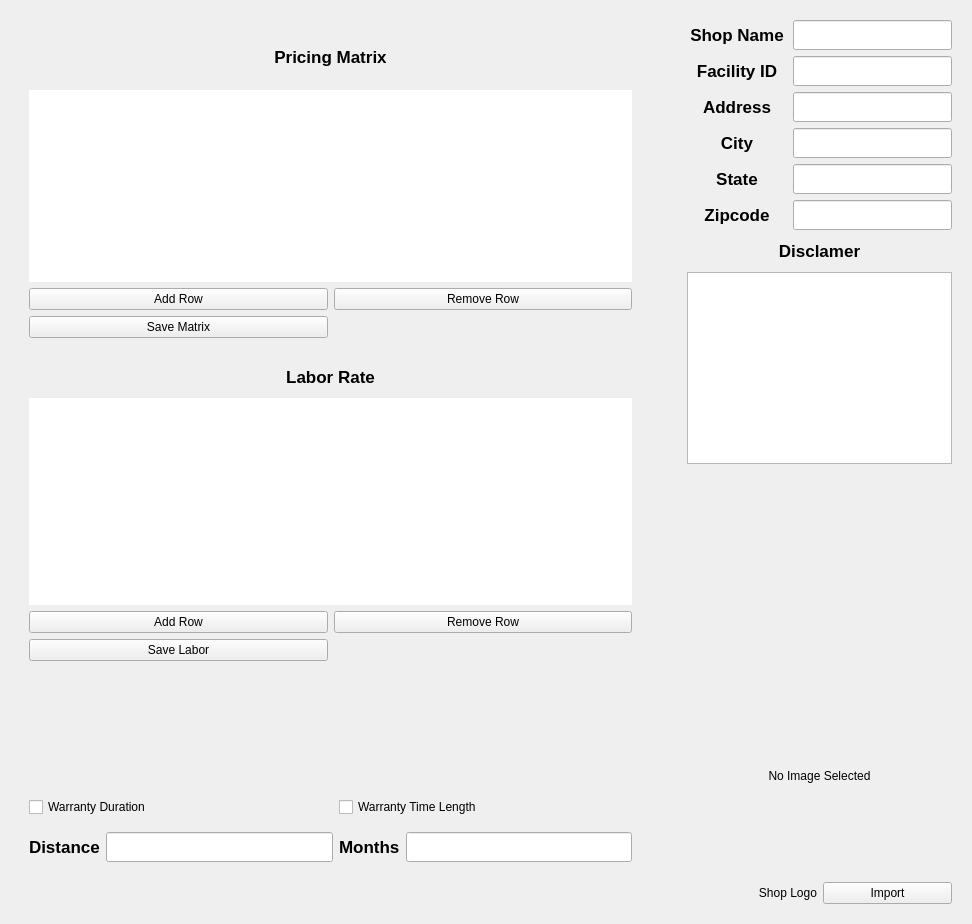
      <widget class="QWidget" name="settings_page">
       <property name="styleSheet">
        <string notr="true"/>
       </property>
       <layout class="QGridLayout" name="gridLayout_23">
        <item row="1" column="0">
         <widget class="QFrame" name="settings_frame">
          <property name="styleSheet">
           <string notr="true"/>
          </property>
          <property name="frameShape">
           <enum>QFrame::NoFrame</enum>
          </property>
          <property name="frameShadow">
           <enum>QFrame::Raised</enum>
          </property>
          <layout class="QGridLayout" name="gridLayout_29">
           <item row="3" column="2">
            <spacer name="verticalSpacer">
             <property name="orientation">
              <enum>Qt::Vertical</enum>
             </property>
             <property name="sizeType">
              <enum>QSizePolicy::Expanding</enum>
             </property>
             <property name="sizeHint" stdset="0">
              <size>
               <width>20</width>
               <height>200</height>
              </size>
             </property>
            </spacer>
           </item>
           <item row="0" column="0" rowspan="2">
            <widget class="QFrame" name="matrix_frame">
             <property name="minimumSize">
              <size>
               <width>621</width>
               <height>0</height>
              </size>
             </property>
             <property name="styleSheet">
              <string notr="true"/>
             </property>
             <property name="frameShape">
              <enum>QFrame::NoFrame</enum>
             </property>
             <property name="frameShadow">
              <enum>QFrame::Raised</enum>
             </property>
             <layout class="QGridLayout" name="gridLayout_24">
              <item row="1" column="0" colspan="2">
               <widget class="MatrixTable" name="matrix_table">
                <property name="sizePolicy">
                 <sizepolicy hsizetype="Expanding" vsizetype="Preferred">
                  <horstretch>0</horstretch>
                  <verstretch>0</verstretch>
                 </sizepolicy>
                </property>
                <property name="styleSheet">
                 <string notr="true"/>
                </property>
                <property name="frameShape">
                 <enum>QFrame::NoFrame</enum>
                </property>
                <property name="alternatingRowColors">
                 <bool>true</bool>
                </property>
               </widget>
              </item>
              <item row="0" column="0" colspan="2">
               <widget class="QLabel" name="matrix_label">
                <property name="minimumSize">
                 <size>
                  <width>0</width>
                  <height>30</height>
                 </size>
                </property>
                <property name="font">
                 <font>
                  <pointsize>13</pointsize>
                  <bold>true</bold>
                 </font>
                </property>
                <property name="styleSheet">
                 <string notr="true"/>
                </property>
                <property name="text">
                 <string>Pricing Matrix</string>
                </property>
                <property name="alignment">
                 <set>Qt::AlignCenter</set>
                </property>
               </widget>
              </item>
              <item row="5" column="1">
               <widget class="QPushButton" name="remove_row_button">
                <property name="styleSheet">
                 <string notr="true"/>
                </property>
                <property name="text">
                 <string>Remove Row</string>
                </property>
                <property name="icon">
                 <iconset resource="openauto_resources.qrc">
                  <normaloff>:/resources/icons3/24x24/cil-minus.png</normaloff>:/resources/icons3/24x24/cil-minus.png</iconset>
                </property>
                <property name="iconSize">
                 <size>
                  <width>30</width>
                  <height>30</height>
                 </size>
                </property>
               </widget>
              </item>
              <item row="5" column="0">
               <widget class="QPushButton" name="add_row_button">
                <property name="styleSheet">
                 <string notr="true"/>
                </property>
                <property name="text">
                 <string>Add Row</string>
                </property>
                <property name="icon">
                 <iconset resource="openauto_resources.qrc">
                  <normaloff>:/resources/icons3/24x24/cil-plus.png</normaloff>:/resources/icons3/24x24/cil-plus.png</iconset>
                </property>
                <property name="iconSize">
                 <size>
                  <width>30</width>
                  <height>30</height>
                 </size>
                </property>
               </widget>
              </item>
              <item row="6" column="0">
               <widget class="QPushButton" name="save_matrix_button">
                <property name="styleSheet">
                 <string notr="true"/>
                </property>
                <property name="text">
                 <string>Save Matrix</string>
                </property>
                <property name="icon">
                 <iconset>
                  <normaloff>icons3/24x24/cil-check.png</normaloff>icons3/24x24/cil-check.png</iconset>
                </property>
                <property name="iconSize">
                 <size>
                  <width>30</width>
                  <height>30</height>
                 </size>
                </property>
               </widget>
              </item>
             </layout>
            </widget>
           </item>
           <item row="6" column="2">
            <layout class="QHBoxLayout" name="horizontalLayout_10">
             <item>
              <widget class="QLabel" name="logo_label">
               <property name="styleSheet">
                <string notr="true"/>
               </property>
               <property name="text">
                <string>Shop Logo</string>
               </property>
               <property name="alignment">
                <set>Qt::AlignRight|Qt::AlignTrailing|Qt::AlignVCenter</set>
               </property>
              </widget>
             </item>
             <item>
              <widget class="QPushButton" name="import_logo_button">
               <property name="styleSheet">
                <string notr="true"/>
               </property>
               <property name="text">
                <string>Import</string>
               </property>
               <property name="icon">
                <iconset resource="openauto_resources.qrc">
                 <normaloff>:/resources/icons3/24x24/cil-external-link.png</normaloff>:/resources/icons3/24x24/cil-external-link.png</iconset>
               </property>
               <property name="iconSize">
                <size>
                 <width>30</width>
                 <height>30</height>
                </size>
               </property>
              </widget>
             </item>
            </layout>
           </item>
           <item row="5" column="0">
            <widget class="QFrame" name="warranty_frame">
             <property name="styleSheet">
              <string notr="true"/>
             </property>
             <property name="frameShape">
              <enum>QFrame::NoFrame</enum>
             </property>
             <property name="frameShadow">
              <enum>QFrame::Raised</enum>
             </property>
             <layout class="QGridLayout" name="gridLayout_25">
              <item row="1" column="1">
               <widget class="QLineEdit" name="warranty_miles_line">
                <property name="minimumSize">
                 <size>
                  <width>0</width>
                  <height>30</height>
                 </size>
                </property>
                <property name="styleSheet">
                 <string notr="true"/>
                </property>
                <property name="alignment">
                 <set>Qt::AlignCenter</set>
                </property>
               </widget>
              </item>
              <item row="0" column="0" colspan="2">
               <widget class="QCheckBox" name="warranty_miles_checkbox">
                <property name="minimumSize">
                 <size>
                  <width>0</width>
                  <height>30</height>
                 </size>
                </property>
                <property name="styleSheet">
                 <string notr="true"/>
                </property>
                <property name="text">
                 <string>Warranty Duration</string>
                </property>
               </widget>
              </item>
              <item row="1" column="0">
               <widget class="QLabel" name="distance_label">
                <property name="sizePolicy">
                 <sizepolicy hsizetype="Preferred" vsizetype="Minimum">
                  <horstretch>0</horstretch>
                  <verstretch>0</verstretch>
                 </sizepolicy>
                </property>
                <property name="minimumSize">
                 <size>
                  <width>0</width>
                  <height>0</height>
                 </size>
                </property>
                <property name="maximumSize">
                 <size>
                  <width>16777215</width>
                  <height>30</height>
                 </size>
                </property>
                <property name="font">
                 <font>
                  <pointsize>13</pointsize>
                  <bold>true</bold>
                 </font>
                </property>
                <property name="styleSheet">
                 <string notr="true"/>
                </property>
                <property name="text">
                 <string>Distance</string>
                </property>
               </widget>
              </item>
              <item row="0" column="2" colspan="2">
               <widget class="QCheckBox" name="warranty_time_checkbox">
                <property name="minimumSize">
                 <size>
                  <width>0</width>
                  <height>30</height>
                 </size>
                </property>
                <property name="styleSheet">
                 <string notr="true"/>
                </property>
                <property name="text">
                 <string>Warranty Time Length</string>
                </property>
               </widget>
              </item>
              <item row="1" column="2">
               <widget class="QLabel" name="months_label">
                <property name="sizePolicy">
                 <sizepolicy hsizetype="Preferred" vsizetype="Minimum">
                  <horstretch>0</horstretch>
                  <verstretch>0</verstretch>
                 </sizepolicy>
                </property>
                <property name="maximumSize">
                 <size>
                  <width>16777215</width>
                  <height>30</height>
                 </size>
                </property>
                <property name="font">
                 <font>
                  <pointsize>13</pointsize>
                  <bold>true</bold>
                 </font>
                </property>
                <property name="styleSheet">
                 <string notr="true"/>
                </property>
                <property name="text">
                 <string>Months</string>
                </property>
               </widget>
              </item>
              <item row="1" column="3">
               <widget class="QLineEdit" name="warranty_time_line">
                <property name="minimumSize">
                 <size>
                  <width>0</width>
                  <height>30</height>
                 </size>
                </property>
                <property name="styleSheet">
                 <string notr="true"/>
                </property>
                <property name="alignment">
                 <set>Qt::AlignCenter</set>
                </property>
               </widget>
              </item>
             </layout>
            </widget>
           </item>
           <item row="0" column="2">
            <layout class="QVBoxLayout" name="verticalLayout_2">
             <item>
              <layout class="QHBoxLayout" name="horizontalLayout_4">
               <item>
                <widget class="QLabel" name="shop_name_label">
                 <property name="minimumSize">
                  <size>
                   <width>100</width>
                   <height>30</height>
                  </size>
                 </property>
                 <property name="font">
                  <font>
                   <pointsize>13</pointsize>
                   <bold>true</bold>
                  </font>
                 </property>
                 <property name="styleSheet">
                  <string notr="true"/>
                 </property>
                 <property name="text">
                  <string>Shop Name</string>
                 </property>
                 <property name="alignment">
                  <set>Qt::AlignCenter</set>
                 </property>
                </widget>
               </item>
               <item>
                <widget class="QLineEdit" name="shop_name_line">
                 <property name="minimumSize">
                  <size>
                   <width>0</width>
                   <height>30</height>
                  </size>
                 </property>
                 <property name="sizeIncrement">
                  <size>
                   <width>0</width>
                   <height>0</height>
                  </size>
                 </property>
                 <property name="font">
                  <font>
                   <pointsize>12</pointsize>
                   <bold>true</bold>
                  </font>
                 </property>
                 <property name="styleSheet">
                  <string notr="true"/>
                 </property>
                 <property name="alignment">
                  <set>Qt::AlignCenter</set>
                 </property>
                </widget>
               </item>
              </layout>
             </item>
             <item>
              <layout class="QHBoxLayout" name="horizontalLayout_5">
               <item>
                <widget class="QLabel" name="facility_id_label">
                 <property name="minimumSize">
                  <size>
                   <width>100</width>
                   <height>30</height>
                  </size>
                 </property>
                 <property name="font">
                  <font>
                   <pointsize>13</pointsize>
                   <bold>true</bold>
                  </font>
                 </property>
                 <property name="styleSheet">
                  <string notr="true"/>
                 </property>
                 <property name="text">
                  <string>Facility ID</string>
                 </property>
                 <property name="alignment">
                  <set>Qt::AlignCenter</set>
                 </property>
                </widget>
               </item>
               <item>
                <widget class="QLineEdit" name="facility_id_line">
                 <property name="minimumSize">
                  <size>
                   <width>0</width>
                   <height>30</height>
                  </size>
                 </property>
                 <property name="font">
                  <font>
                   <pointsize>12</pointsize>
                   <bold>true</bold>
                  </font>
                 </property>
                 <property name="styleSheet">
                  <string notr="true"/>
                 </property>
                 <property name="alignment">
                  <set>Qt::AlignCenter</set>
                 </property>
                </widget>
               </item>
              </layout>
             </item>
             <item>
              <layout class="QHBoxLayout" name="horizontalLayout_6">
               <item>
                <widget class="QLabel" name="address_label">
                 <property name="minimumSize">
                  <size>
                   <width>100</width>
                   <height>30</height>
                  </size>
                 </property>
                 <property name="font">
                  <font>
                   <pointsize>13</pointsize>
                   <bold>true</bold>
                  </font>
                 </property>
                 <property name="styleSheet">
                  <string notr="true"/>
                 </property>
                 <property name="text">
                  <string>Address</string>
                 </property>
                 <property name="alignment">
                  <set>Qt::AlignCenter</set>
                 </property>
                </widget>
               </item>
               <item>
                <widget class="QLineEdit" name="address_line">
                 <property name="minimumSize">
                  <size>
                   <width>0</width>
                   <height>30</height>
                  </size>
                 </property>
                 <property name="font">
                  <font>
                   <pointsize>12</pointsize>
                   <bold>true</bold>
                  </font>
                 </property>
                 <property name="styleSheet">
                  <string notr="true"/>
                 </property>
                 <property name="alignment">
                  <set>Qt::AlignCenter</set>
                 </property>
                </widget>
               </item>
              </layout>
             </item>
             <item>
              <layout class="QHBoxLayout" name="horizontalLayout_7">
               <item>
                <widget class="QLabel" name="city_label">
                 <property name="minimumSize">
                  <size>
                   <width>100</width>
                   <height>30</height>
                  </size>
                 </property>
                 <property name="font">
                  <font>
                   <pointsize>13</pointsize>
                   <bold>true</bold>
                  </font>
                 </property>
                 <property name="styleSheet">
                  <string notr="true"/>
                 </property>
                 <property name="text">
                  <string>City</string>
                 </property>
                 <property name="alignment">
                  <set>Qt::AlignCenter</set>
                 </property>
                </widget>
               </item>
               <item>
                <widget class="QLineEdit" name="city_line">
                 <property name="minimumSize">
                  <size>
                   <width>0</width>
                   <height>30</height>
                  </size>
                 </property>
                 <property name="font">
                  <font>
                   <pointsize>12</pointsize>
                   <bold>true</bold>
                  </font>
                 </property>
                 <property name="styleSheet">
                  <string notr="true"/>
                 </property>
                 <property name="alignment">
                  <set>Qt::AlignCenter</set>
                 </property>
                </widget>
               </item>
              </layout>
             </item>
             <item>
              <layout class="QHBoxLayout" name="horizontalLayout_8">
               <item>
                <widget class="QLabel" name="state_label">
                 <property name="minimumSize">
                  <size>
                   <width>100</width>
                   <height>30</height>
                  </size>
                 </property>
                 <property name="font">
                  <font>
                   <pointsize>13</pointsize>
                   <bold>true</bold>
                  </font>
                 </property>
                 <property name="styleSheet">
                  <string notr="true"/>
                 </property>
                 <property name="text">
                  <string>State</string>
                 </property>
                 <property name="alignment">
                  <set>Qt::AlignCenter</set>
                 </property>
                </widget>
               </item>
               <item>
                <widget class="QLineEdit" name="state_line">
                 <property name="minimumSize">
                  <size>
                   <width>0</width>
                   <height>30</height>
                  </size>
                 </property>
                 <property name="font">
                  <font>
                   <pointsize>12</pointsize>
                   <bold>true</bold>
                  </font>
                 </property>
                 <property name="styleSheet">
                  <string notr="true"/>
                 </property>
                 <property name="alignment">
                  <set>Qt::AlignCenter</set>
                 </property>
                </widget>
               </item>
              </layout>
             </item>
             <item>
              <layout class="QHBoxLayout" name="horizontalLayout_9">
               <item>
                <widget class="QLabel" name="zipcode_label">
                 <property name="minimumSize">
                  <size>
                   <width>100</width>
                   <height>30</height>
                  </size>
                 </property>
                 <property name="font">
                  <font>
                   <pointsize>13</pointsize>
                   <bold>true</bold>
                  </font>
                 </property>
                 <property name="styleSheet">
                  <string notr="true"/>
                 </property>
                 <property name="text">
                  <string>Zipcode</string>
                 </property>
                 <property name="alignment">
                  <set>Qt::AlignCenter</set>
                 </property>
                </widget>
               </item>
               <item>
                <widget class="QLineEdit" name="zipcode_line">
                 <property name="minimumSize">
                  <size>
                   <width>0</width>
                   <height>30</height>
                  </size>
                 </property>
                 <property name="font">
                  <font>
                   <pointsize>12</pointsize>
                   <bold>true</bold>
                  </font>
                 </property>
                 <property name="styleSheet">
                  <string notr="true"/>
                 </property>
                 <property name="text">
                  <string/>
                 </property>
                 <property name="alignment">
                  <set>Qt::AlignCenter</set>
                 </property>
                </widget>
               </item>
              </layout>
             </item>
            </layout>
           </item>
           <item row="4" column="2" rowspan="2">
            <widget class="QLabel" name="shop_logo">
             <property name="minimumSize">
              <size>
               <width>0</width>
               <height>200</height>
              </size>
             </property>
             <property name="text">
              <string>No Image Selected</string>
             </property>
             <property name="alignment">
              <set>Qt::AlignCenter</set>
             </property>
            </widget>
           </item>
           <item row="1" column="2" rowspan="2">
            <layout class="QVBoxLayout" name="verticalLayout_3">
             <item>
              <widget class="QLabel" name="disclamer_label">
               <property name="minimumSize">
                <size>
                 <width>0</width>
                 <height>30</height>
                </size>
               </property>
               <property name="maximumSize">
                <size>
                 <width>16777215</width>
                 <height>30</height>
                </size>
               </property>
               <property name="font">
                <font>
                 <pointsize>13</pointsize>
                 <bold>true</bold>
                </font>
               </property>
               <property name="styleSheet">
                <string notr="true"/>
               </property>
               <property name="text">
                <string>Disclamer</string>
               </property>
               <property name="alignment">
                <set>Qt::AlignCenter</set>
               </property>
              </widget>
             </item>
             <item>
              <widget class="QTextEdit" name="disclamer_edit">
               <property name="minimumSize">
                <size>
                 <width>0</width>
                 <height>0</height>
                </size>
               </property>
               <property name="maximumSize">
                <size>
                 <width>16777215</width>
                 <height>500</height>
                </size>
               </property>
               <property name="font">
                <font>
                 <pointsize>12</pointsize>
                 <bold>true</bold>
                </font>
               </property>
               <property name="styleSheet">
                <string notr="true"/>
               </property>
              </widget>
             </item>
            </layout>
           </item>
           <item row="0" column="1">
            <spacer name="horizontalSpacer_2">
             <property name="orientation">
              <enum>Qt::Horizontal</enum>
             </property>
             <property name="sizeHint" stdset="0">
              <size>
               <width>40</width>
               <height>20</height>
              </size>
             </property>
            </spacer>
           </item>
           <item row="2" column="0" rowspan="2">
            <widget class="QFrame" name="frame_2">
             <property name="styleSheet">
              <string notr="true"/>
             </property>
             <property name="frameShape">
              <enum>QFrame::NoFrame</enum>
             </property>
             <property name="frameShadow">
              <enum>QFrame::Raised</enum>
             </property>
             <layout class="QGridLayout" name="gridLayout_26">
              <item row="0" column="0" colspan="2">
               <widget class="QLabel" name="label">
                <property name="minimumSize">
                 <size>
                  <width>0</width>
                  <height>30</height>
                 </size>
                </property>
                <property name="font">
                 <font>
                  <pointsize>13</pointsize>
                  <bold>true</bold>
                 </font>
                </property>
                <property name="styleSheet">
                 <string notr="true"/>
                </property>
                <property name="text">
                 <string>Labor Rate</string>
                </property>
                <property name="alignment">
                 <set>Qt::AlignCenter</set>
                </property>
               </widget>
              </item>
              <item row="1" column="0" colspan="2">
               <widget class="LaborTable" name="labor_table">
                <property name="styleSheet">
                 <string notr="true"/>
                </property>
                <property name="frameShape">
                 <enum>QFrame::NoFrame</enum>
                </property>
               </widget>
              </item>
              <item row="2" column="0">
               <widget class="QPushButton" name="add_labor_row">
                <property name="styleSheet">
                 <string notr="true"/>
                </property>
                <property name="text">
                 <string>Add Row</string>
                </property>
                <property name="icon">
                 <iconset resource="openauto_resources.qrc">
                  <normaloff>:/resources/icons3/24x24/cil-plus.png</normaloff>:/resources/icons3/24x24/cil-plus.png</iconset>
                </property>
                <property name="iconSize">
                 <size>
                  <width>30</width>
                  <height>30</height>
                 </size>
                </property>
               </widget>
              </item>
              <item row="2" column="1">
               <widget class="QPushButton" name="remove_labor_row">
                <property name="styleSheet">
                 <string notr="true"/>
                </property>
                <property name="text">
                 <string>Remove Row</string>
                </property>
                <property name="icon">
                 <iconset resource="openauto_resources.qrc">
                  <normaloff>:/resources/icons3/24x24/cil-minus.png</normaloff>:/resources/icons3/24x24/cil-minus.png</iconset>
                </property>
                <property name="iconSize">
                 <size>
                  <width>30</width>
                  <height>30</height>
                 </size>
                </property>
               </widget>
              </item>
              <item row="3" column="0">
               <widget class="QPushButton" name="save_labor_button">
                <property name="styleSheet">
                 <string notr="true"/>
                </property>
                <property name="text">
                 <string>Save Labor</string>
                </property>
                <property name="icon">
                 <iconset resource="openauto_resources.qrc">
                  <normaloff>:/resources/icons3/24x24/cil-check.png</normaloff>:/resources/icons3/24x24/cil-check.png</iconset>
                </property>
                <property name="iconSize">
                 <size>
                  <width>30</width>
                  <height>30</height>
                 </size>
                </property>
               </widget>
              </item>
             </layout>
            </widget>
           </item>
          </layout>
         </widget>
        </item>
       </layout>
      </widget>
